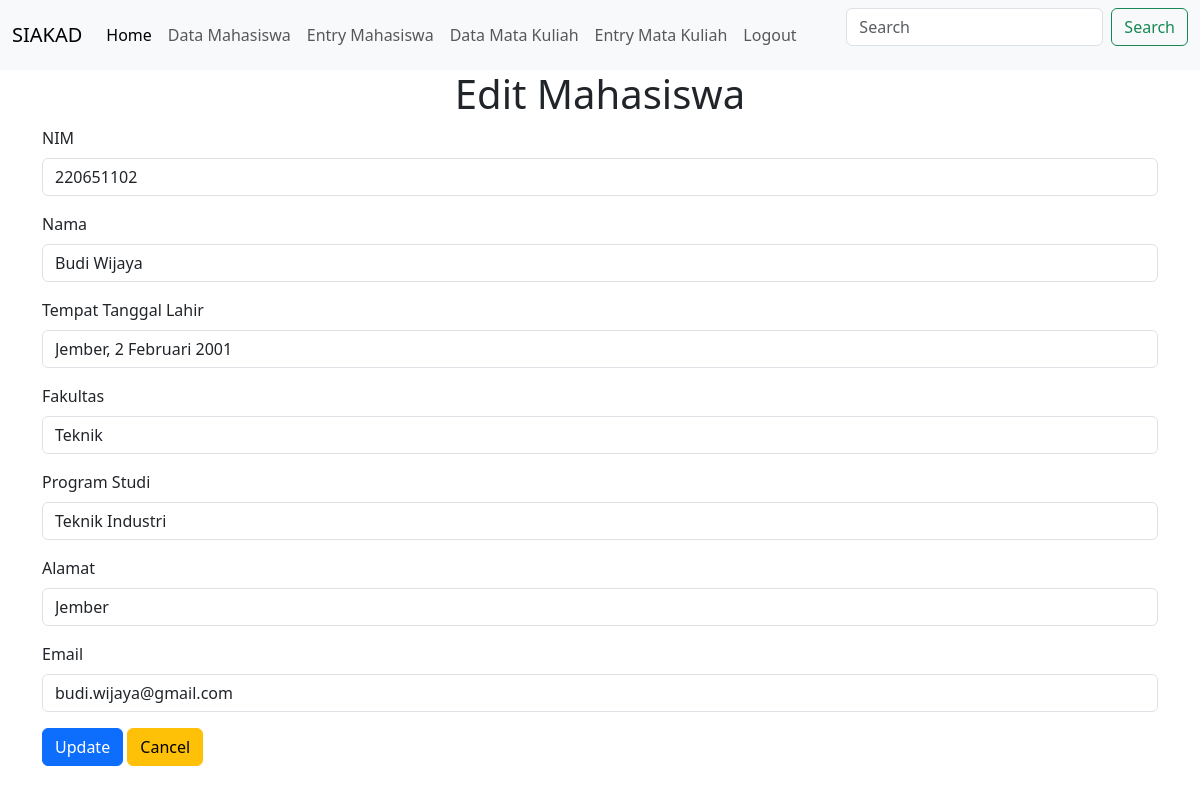
Page /index.php?page=edit&id_mahasiswa=102 (signed in) on the committed database.
### tables this page shows
CREATE TABLE `datamahasiswa` (
  `id_mahasiswa` int(10) NOT NULL,
  `nim` bigint(20) DEFAULT NULL,
  `nama` varchar(100) NOT NULL,
  `tempat_tanggal_lahir` varchar(100) NOT NULL,
  `fakultas` varchar(100) NOT NULL,
  `prodi` varchar(100) NOT NULL,
  `alamat` varchar(100) NOT NULL,
  `email` varchar(100) NOT NULL
);

### editData.php (the view, shortened to what this page needs)
<?php
include("koneksi.php");
if (isset($_GET['id_mahasiswa'])) {
    $id_mahasiswa = $_GET['id_mahasiswa'];
    $query = "SELECT * FROM datamahasiswa WHERE id_mahasiswa = $id_mahasiswa";
    $result = mysqli_query($link, $query);
    $data = mysqli_fetch_assoc($result);
}
?>
<!doctype html>
<html lang="en">
<head>
    <link href="https://cdn.jsdelivr.net/npm/bootstrap@5.3.3/dist/css/bootstrap.min.css" rel="stylesheet">
</head>
<body>
    <h1 class="text-center">Edit Mahasiswa</h1>
    <form action="prosesEdit.php" method="POST">
        <div class="mb-3">
            <label for="nim" class="form-label">NIM</label>
            <input type="number" name="nim" class="form-control" id="nim" value="<?php echo $data['nim']; ?>" required>
        </div>
        <div class="mb-3">
            <label for="nama" class="form-label">Nama</label>
            <input type="text" name="nama" class="form-control" id="nama" value="<?php echo $data['nama']; ?>" required>
        </div>
        <div class="mb-3">
            <label for="tempat_tanggal_lahir" class="form-label">Tempat Tanggal Lahir</label>
            <input type="text" name="tempat_tanggal_lahir" class="form-control" id="tempat_tanggal_lahir" value="<?php echo $data['tempat_tanggal_lahir']; ?>" required>
        </div>
        <div class="mb-3">
            <label for="fakultas" class="form-label">Fakultas</label>
            <input type="text" name="fakultas" class="form-control" id="fakultas" value="<?php echo $data['fakultas']; ?>" required>
        </div>
        <div class="mb-3">
            <label for="prodi" class="form-label">Program Studi</label>
            <input type="text" name="prodi" class="form-control" id="prodi" value="<?php echo $data['prodi']; ?>" required>
        </div>
        <div class="mb-3">
            <label for="alamat" class="form-label">Alamat</label>
            <input type="text" name="alamat" class="form-control" id="alamat" value="<?php echo $data['alamat']; ?>" required>
        </div>
        <div class="mb-3">
            <label for="email" class="form-label">Email</label>
            <input type="email" name="email" class="form-control" id="email" value="<?php echo $data['email']; ?>" required>
        </div>
        <button type="submit" name="update" value="update" class="btn btn-primary">Update</button>
        <a class="btn btn-warning" href="index.php" role="button">Cancel</a>
    </form>
</body>
</html>

### style.css (style rules this page uses)
h1 { text-align: center; }

### rows in the picture
datamahasiswa: nim "220651102", nama "Budi Wijaya", tempat_tanggal_lahir "Jember, 2 Februari 2001", fakultas "Teknik", prodi "Teknik Industri", alamat "Jember", email "budi.wijaya@gmail.com"
